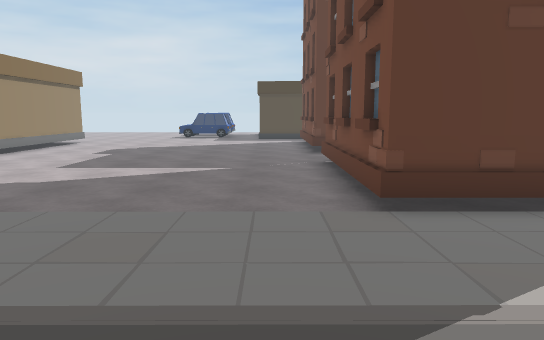
View 1 (above)

19 first-person views from a walk through a scene from a Unity 3-D project. The camera is 1.4 m above the floor, tilts 8° down and sees 70° across. The floor is counted in squares, 1 m on a side. Each view is taken from the middle of a square. On the plan, view 1 faces up. The plan holds only what a view shows up to about 16 squares ahead; the rest is blank. The place goes on beyond the plan. The player is left out. Some animated figures are not drawn.

View 2
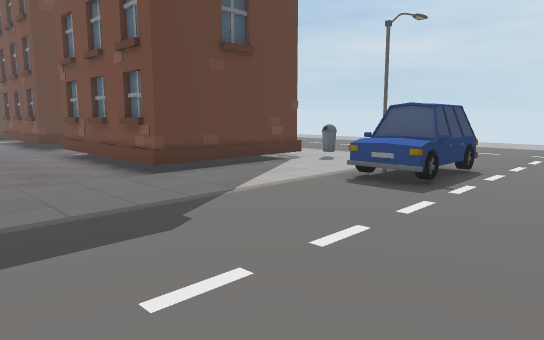

View 3
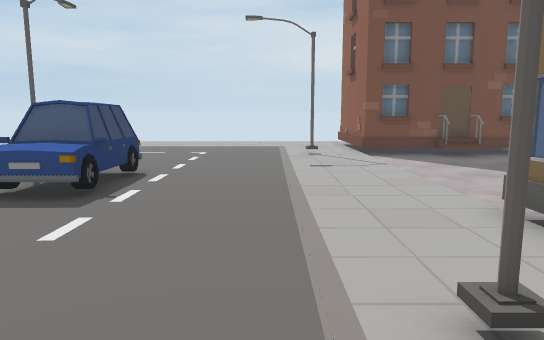

View 4
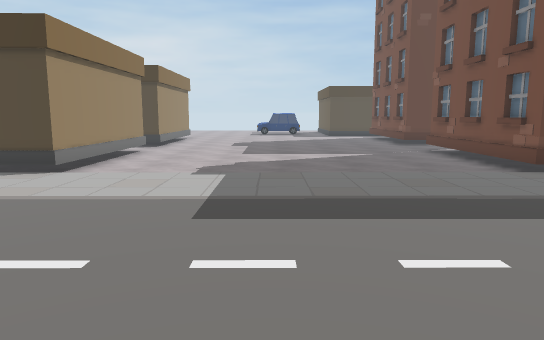

View 5
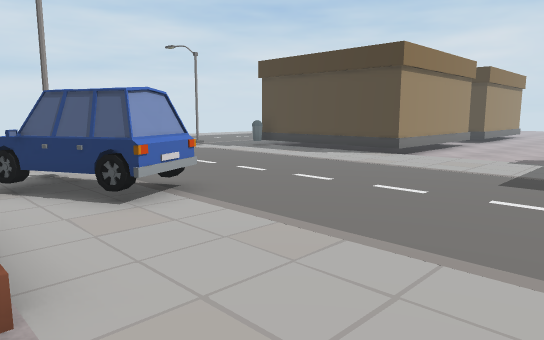

View 6
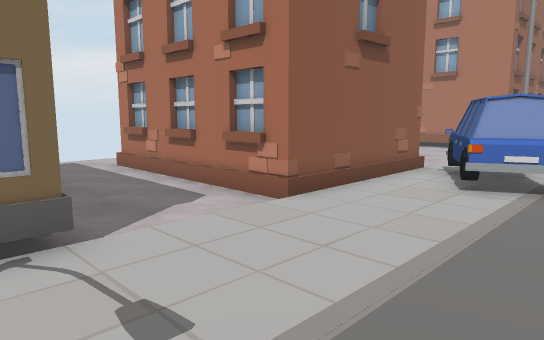

View 7
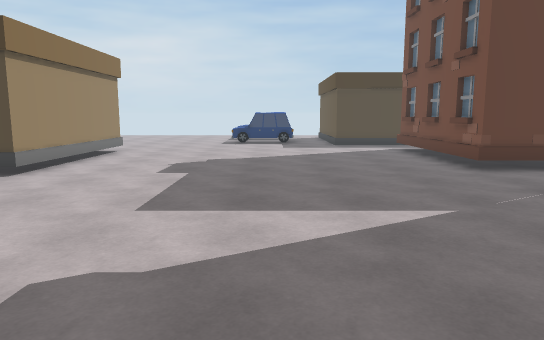

View 8
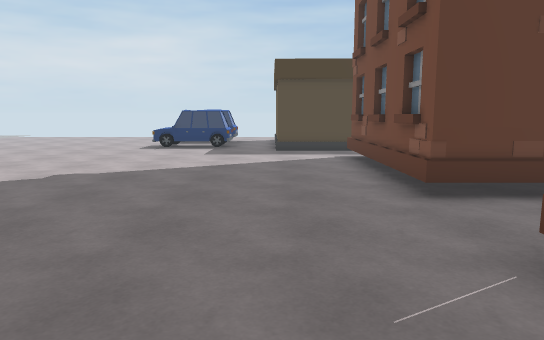

View 9
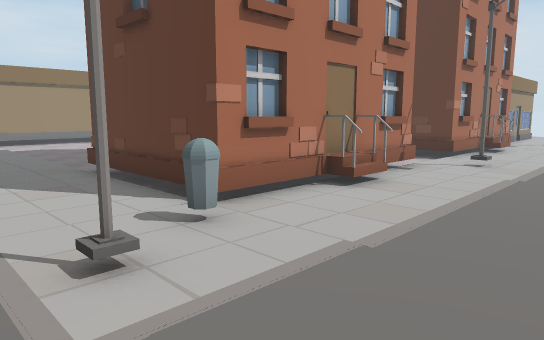

View 10
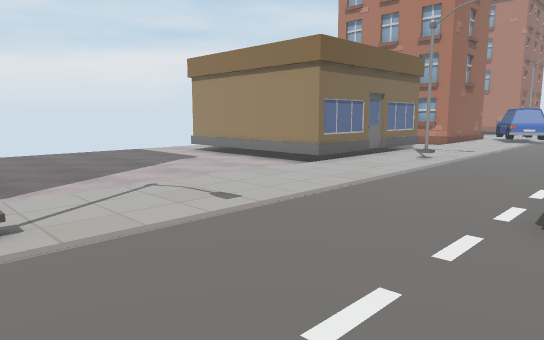

View 11
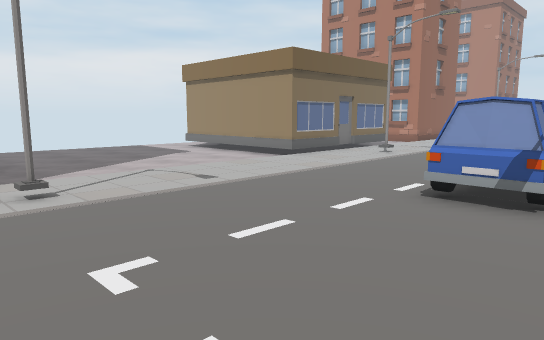

View 12
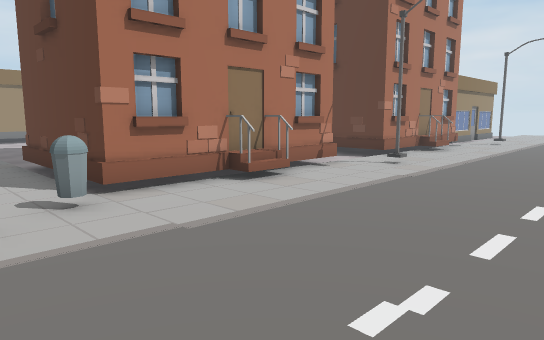

View 13
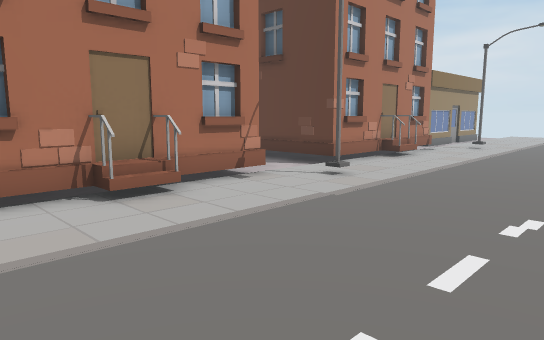

View 14
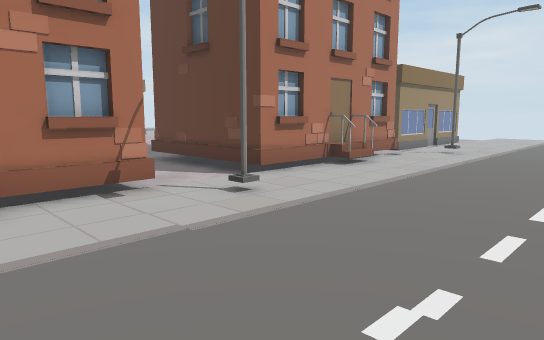

View 15
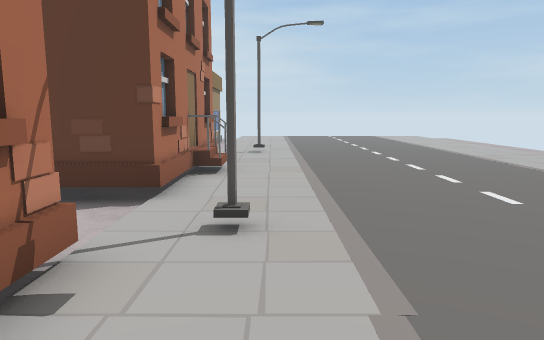

View 16
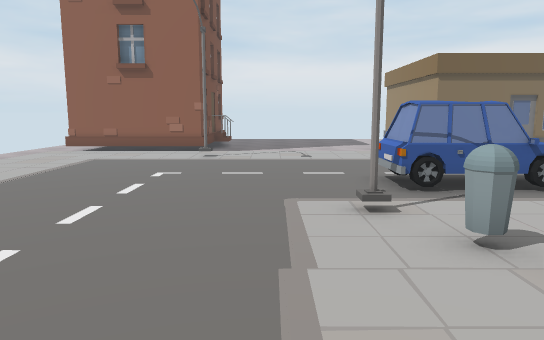

View 17
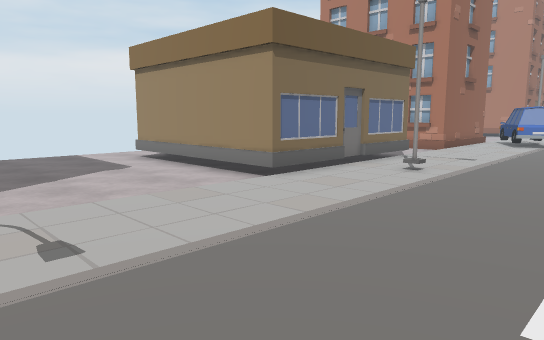

View 18
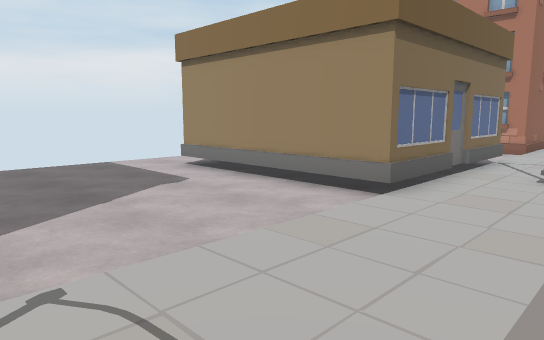

View 19
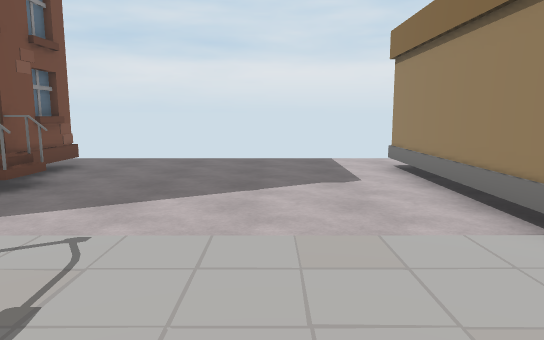

### Floor plan
Key: @ floor where view 1 was taken; # wall or solid block; . floor; H house; B bin; C car.
Columns run from 11 left of view 1 to 14 right of it. Each row starts with its distance up from view 1.
 21  H...........#    H.......
 20  H...........#    #H......
 19  H...........#    H.......
 18  H...........#    #H......
 17  H...........##   H.......
 16  H...........H####H.......
 15 #H........................
 14  ..................#.....
 13  ............H    H......
 12  H...........#    H......
 11  H...........#    H......
 10  H...........#    #H.....
  9  H...........#    H.......
  8  H...........#    #......
  7  H...........H    H......
  6 #H...........#####H.......
  5 ...................B.....
  4 ..........................
  3 ..........................
  2 ...............CCCCC......
  1 ...............CCCCC......
  0 ...........@....CCC.......
 -1 ..........................
 -2 ..........................
 -3  C........................
 -4  CC.......................
 -5 CC.........#...........#..
 -6 ..........................
 -7 ####H...#######.........##
 -8     H...      #.........#
 -9     #...      #........H#
-10     H...      #.........H
-11     #..       #........H#
-12     H..       #.........#
-13     H..       #.........H
-14     ..       .............
-15     ..       .............

Positions as (right, up) in squares from view 1, and headings:
1: (0, 0), facing up
2: (-3, -3), facing up-right
3: (-2, -3), facing right
4: (-5, -4), facing up
5: (-4, -7), facing up-left
6: (-2, -2), facing down-left
7: (-4, 5), facing up
8: (-1, 9), facing up
9: (12, 2), facing up-left
10: (13, 1), facing down-left
11: (14, 3), facing down-left
12: (14, 3), facing up-left
13: (14, 6), facing up-left
14: (14, 9), facing up-left
15: (9, 9), facing up
16: (10, 9), facing down
17: (10, 0), facing down-left
18: (10, -3), facing down-left
19: (7, -2), facing down
